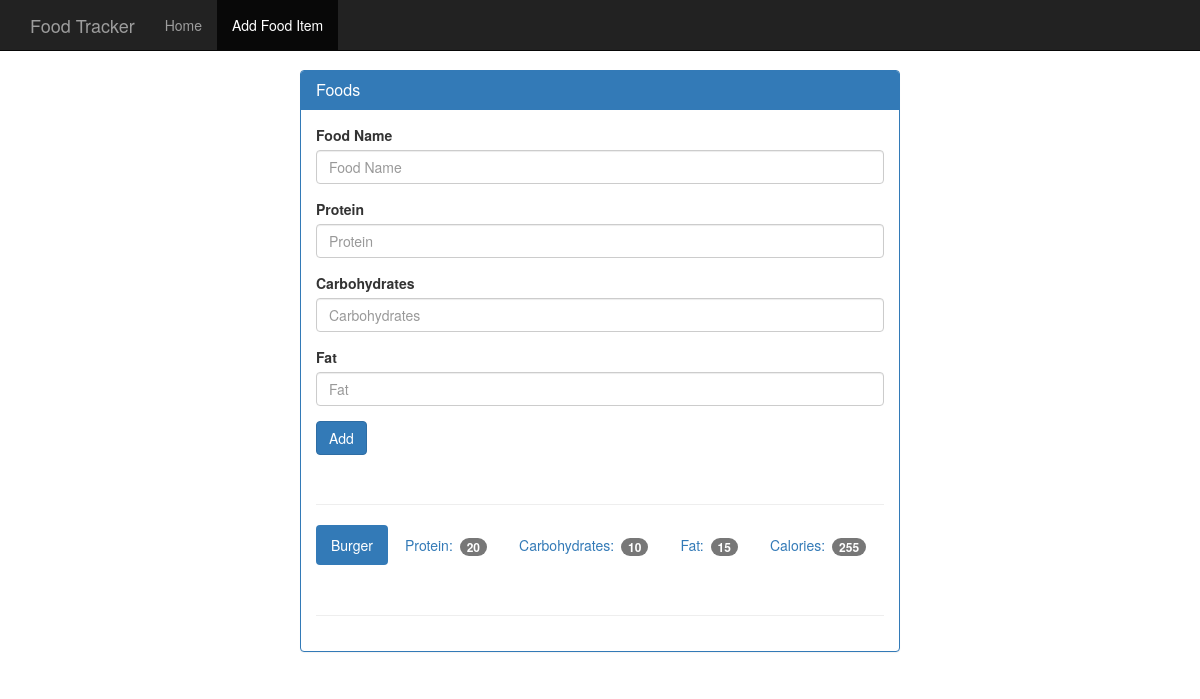
Before: /food with the older database file.
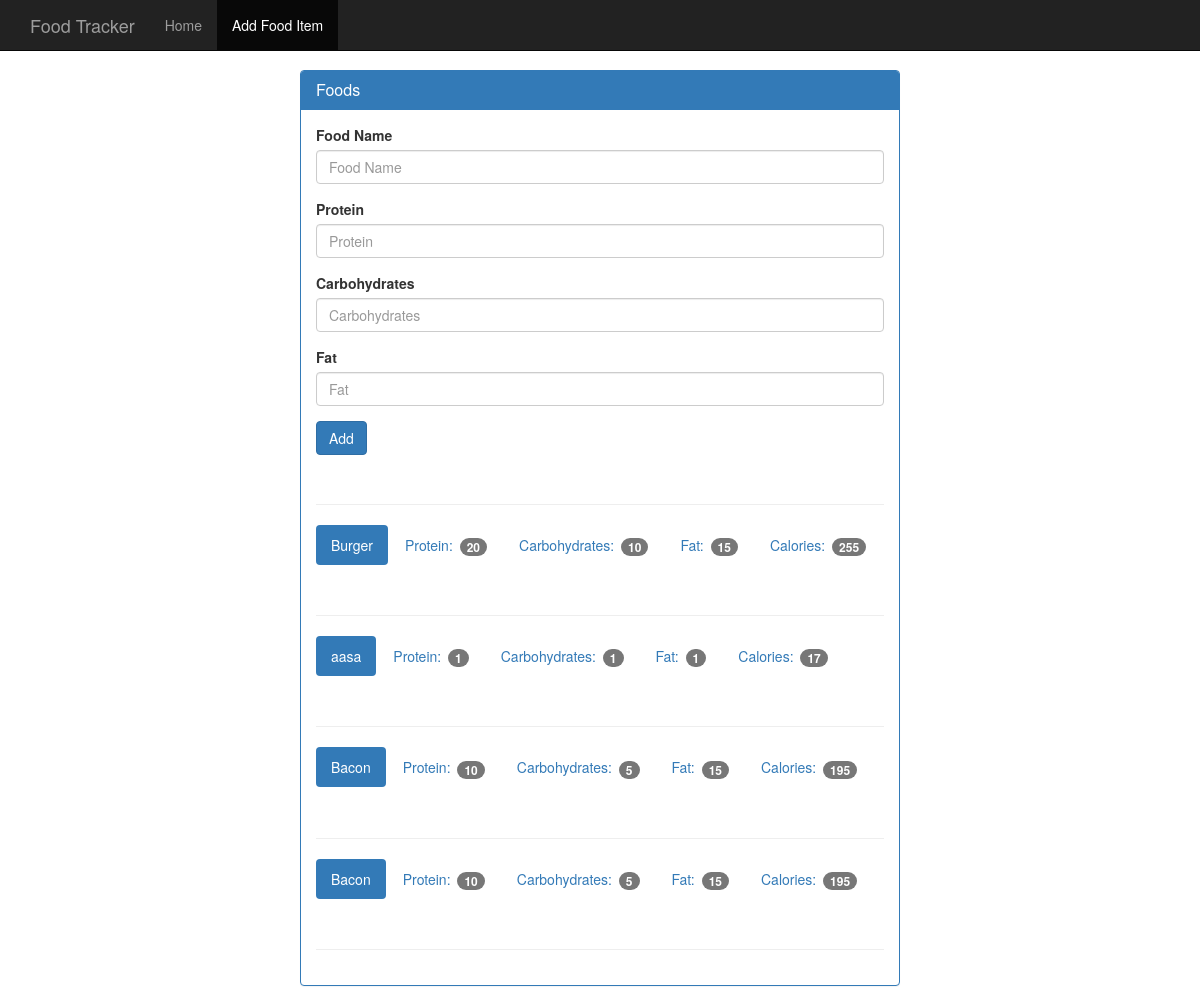
After: the same page with the newer database file.
### tables this page shows
CREATE TABLE food(
    id integer primary key autoincrement, 
    name text not null,
    protein integer not null,
    carbohydrates integer not null,
    fats integer not null,
    calories integer not null
);

### app.py (the view, shortened to what this page needs)
@app.route('/food', methods = ['GET', 'POST'])
def food():
    db = get_db()
    cur = db.execute('select name, protein, carbohydrates, fats, calories from food')
    results = cur.fetchall()
    return render_template('add_food.html', results=results)

### app.py (called while the page is built)
def connect_db():
    sql = sqlite3.connect("./food_log.db")
    sql.row_factory = sqlite3.Row
    return sql

def get_db():
    if not hasattr(g, 'sqlite3'):
        g.sqlite_db = connect_db()
    return g.sqlite_db

### templates/add_food.html (shortened to what this page needs)
<!DOCTYPE html>
<html lang="en">
  <head>
    <link href="../static/css/bootstrap.min.css" rel="stylesheet">
    <link href="../static/css/theme.css" rel="stylesheet">
  </head>
  <body>
    <nav class="navbar navbar-inverse navbar-fixed-top">
      <div class="container">
        <div class="navbar-header">
          <a class="navbar-brand" href="#">Food Tracker</a>
        </div>
        <div id="navbar" class="navbar-collapse collapse">
          <ul class="nav navbar-nav">
            <li><a href="#">Home</a></li>
            <li class="active"><a href="#">Add Food Item</a></li>
          </ul>
        </div>
      </div>
    </nav>
    <div class="container theme-showcase col-sm-6 col-sm-offset-3" role="main">
      <div class="row">
        <div>
          <div class="panel panel-primary">
            <div class="panel-heading">
              <h3 class="panel-title">Foods</h3>
            </div>
            <div class="panel-body">
              <form method="POST" action="{{url_for('food')}}">
                <div class="form-group">
                  <label for="food-name">Food Name</label>
                  <input type="text" class="form-control" name  = "name" id="food-name" placeholder="Food Name">
                </div>
                <div class="form-group">
                  <label for="protein">Protein</label>
                  <input type="number" class="form-control" name  = "protein" id="protein" placeholder="Protein">
                </div>
                <div class="form-group">
                  <label for="carbohydrates">Carbohydrates</label>
                  <input type="number" class="form-control" name  = "carbohydrates" id="carbohydrates" placeholder="Carbohydrates">
                </div>
                <div class="form-group">
                  <label for="fat">Fat</label>
                  <input type="number" class="form-control" name  = "fat" id="fat" placeholder="Fat">
                </div>
                <button type="submit" class="btn btn-primary">Add</button>
              </form>
              <div class="page-header"></div>
              {% for food in results%}
              <ul class="nav nav-pills" role="tablist">
                <li class="active"><a>{{food.name}}</a></li>
                <li><a>Protein: <span class="badge">{{food.protein}}</span></a></li>
                <li><a>Carbohydrates: <span class="badge">{{food.carbohydrates}}</span></a></li>
                <li><a>Fat: <span class="badge">{{food.fats}}</span></a></li>
                <li><a>Calories: <span class="badge">{{food.calories}}</span></a></li>
              </ul>
              <div class = "page-header"></div>
              {% endfor %}
            </div>
          </div>
        </div>
      </div>
    </div>
  </body>
</html>

### static/css/theme.css (style rules this page uses)
body { padding-top: 70px; padding-bottom: 30px; }

Changed rows visible on the page:
added food: name "aasa", protein "1", carbohydrates "1", fats "1", calories "17"
added food: name "Bacon", protein "10", carbohydrates "5", fats "15", calories "195"
added food: name "Bacon", protein "10", carbohydrates "5", fats "15", calories "195"
